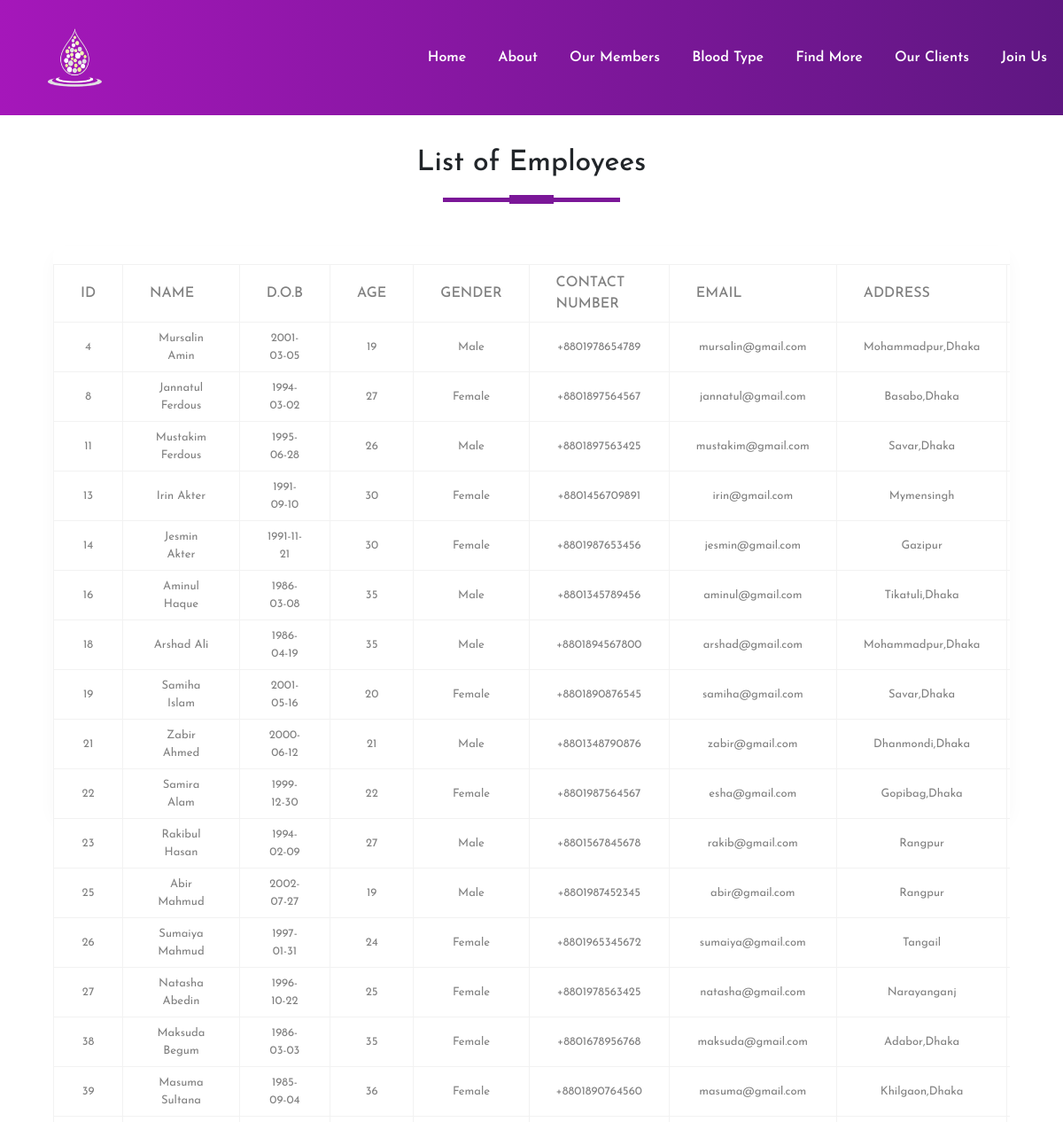
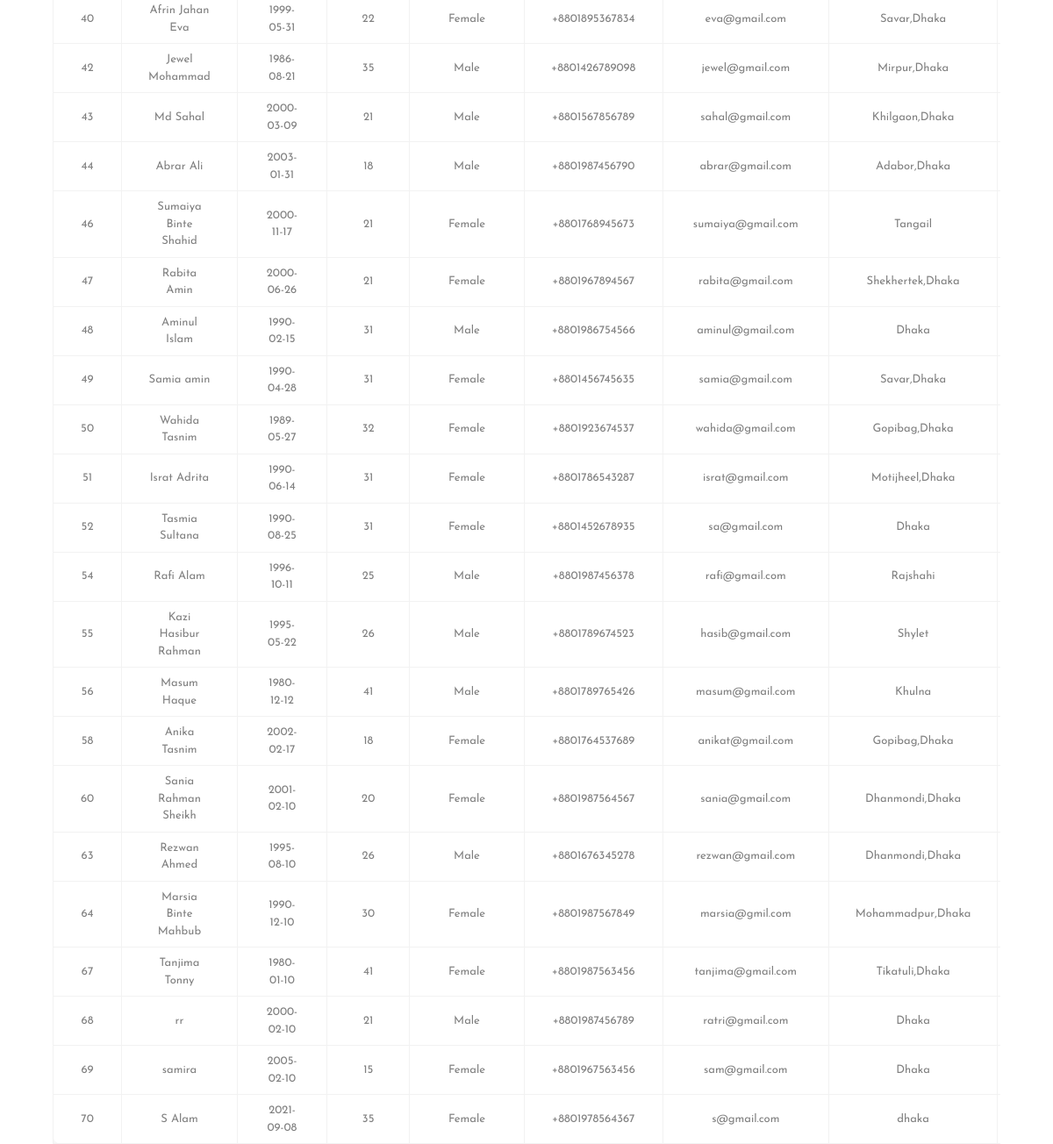
Screenshot of /php/total.php with the database file from the repository (2 pictures, top to bottom).
### tables this page shows
CREATE TABLE `donorinfo` (
  `id` int(11) NOT NULL,
  `name` varchar(100) NOT NULL,
  `Date_of_birth` date NOT NULL,
  `age` int(100) NOT NULL,
  `bloodgroup` varchar(100) NOT NULL,
  `gender` varchar(100) NOT NULL,
  `Contact_number` varchar(14) NOT NULL,
  `email` varchar(100) NOT NULL,
  `address` varchar(150) NOT NULL,
  `Covid19_affected` varchar(100) NOT NULL
);

### php/total.php (the view, shortened to what this page needs)
<!DOCTYPE html>
<html>
<head>
  <link rel="stylesheet" type="text/css" href="../css/styles.css">
  <link rel="stylesheet" href="https://maxcdn.bootstrapcdn.com/bootstrap/4.5.2/css/bootstrap.min.css">
</head>
<body>
<section id="nav-bar">
<nav class="navbar navbar-expand-lg navbar-light">
    <a class="navbar-brand" href="#"><img src="../image/log.png" width="80px"></a>
    <div class="collapse navbar-collapse" id="navbarNav">
      <ul class="navbar-nav ml-auto">
        <li class="nav-item">
          <a class="nav-link" aria-current="page" href="index1.php">Home</a>
        </li>
        <li class="nav-item">
          <a class="nav-link" href="about.php">About</a>
        </li>
        <li class="nav-item">
          <a class="nav-link" href="members.php">Our Members</a>
        </li>
        <li class="nav-item">
          <a class="nav-link" href="userinfo.php" >Blood Type</a>
        </li>
        <li class="nav-item">
          <a class="nav-link" href="search.php" >Find More</a>
        </li>
        <li class="nav-item">
          <a class="nav-link" href="receiver.php">Our Clients</a>
        </li>
        <li class="nav-item">
          <a class="nav-link" href="registration.php" >Join Us</a>
        </li>
      </ul>
    </div>
</nav>
</section>
<div class="main-div">
    <h2 class="title text-center">List of Employees</h2>
    <div class="center-div">
        <div class="table-responsive">
            <table>
                <thead>
                    <tr>
                    <th>ID</th>
                        <th>Name</th>
                        <th>D.O.B</th>
                        <th>Age</th>
                        <th>Gender</th>
                        <th>Contact Number</th>
                        <th>Email</th>
                        <th>Address</th>
                        <th>Covid19 Affected</th>
                    </tr>
                </thead>
                <tbody>
                <?php
include 'connection.php';
$selectquery="select * from donorinfo";
$query=mysqli_query($con,$selectquery);
while($res=mysqli_fetch_array($query))
{
    ?>
    <tr>
    <td><?php echo $res['id']?></td>
    <td><?php echo $res['name']?></td>
    <td><?php echo $res['Date_of_birth']?></td>
    <td><?php echo $res['age']?></td>
    <td><?php echo $res['gender']?></td>
    <td><?php echo $res['Contact_number']?></td>
    <td><?php echo $res['email']?></td>
    <td><?php echo $res['address']?></td>
    <td><?php echo $res['Covid19_affected']?></td>
</tr>
<?php
}
?>
                </tbody>
            </table>
        </div>
    </div>
</div>
</body>
</html>

### css/styles.css (style rules this page uses)
* { margin:0; padding:0; box-sizing:border-box; font-family:'Josefin Sans',sans-serif; }
#nav-bar { position:sticky; top:0; z-index:10; }
.navbar { padding:0!important; background-image: linear-gradient(to right,#a517ba,#5f1782); }
.navbar-brand img { padding-left:20px; height:120px; width:150px; }
.navbar-nav li { padding:0 10px; }
.navbar-nav li a { color:#fff!important; font-weight:600; }
table { border-collapse:collapse; background-color:#fff; box-shadow:0 10px 0 rgba(0,0,0,.03); border-radius:10px; margin:auto; }
th,td { border:1px solid #f2f2f2; padding:8px 30px; text-align:center; color:grey; }
th { text-transform:uppercase; font-weight:500; }
td { font-size:13px; }
.main-div { width:100%; height:100vh; display:flex; flex-direction:column; justify-content:center; align-items:center; }
.main-div h2 { padding:5px; margin-top:25px; text-decoration:uppercase; }
.title::before { content:''; background:#7b1798; height:5px; width:200px; margin-left:auto; margin-right:auto; display:block; transform:translateY(63px); }
.title::after { content:''; background:#7b1798; height:10px; width:50px; margin-left:auto; margin-right:auto; margin-bottom:40px; display:block; transform:translateY(17px); }
.center-div { width:90%; height:80vh; padding:20px 0 0 0; box-shadow:0 10px 20px 0 rgba(0,0,0,.03); border-radius:10px; margin:auto; }

### rows the page displays
donorinfo: id "4", name "Mursalin Amin", Date_of_birth "2001-03-05", age "19", gender "Male", Contact_number "+8801978654789", email "mursalin@gmail.com", address "Mohammadpur,Dhaka"
donorinfo: id "8", name "Jannatul Ferdous", Date_of_birth "1994-03-02", age "27", gender "Female", Contact_number "+8801897564567", email "jannatul@gmail.com", address "Basabo,Dhaka"
donorinfo: id "11", name "Mustakim Ferdous", Date_of_birth "1995-06-28", age "26", gender "Male", Contact_number "+8801897563425", email "mustakim@gmail.com", address "Savar,Dhaka"
donorinfo: id "13", name "Irin Akter", Date_of_birth "1991-09-10", age "30", gender "Female", Contact_number "+8801456709891", email "irin@gmail.com", address "Mymensingh"
donorinfo: id "14", name "Jesmin Akter", Date_of_birth "1991-11-21", age "30", gender "Female", Contact_number "+8801987653456", email "jesmin@gmail.com", address "Gazipur"
donorinfo: id "16", name "Aminul Haque", Date_of_birth "1986-03-08", age "35", gender "Male", Contact_number "+8801345789456", email "aminul@gmail.com", address "Tikatuli,Dhaka"
donorinfo: id "18", name "Arshad Ali", Date_of_birth "1986-04-19", age "35", gender "Male", Contact_number "+8801894567800", email "arshad@gmail.com", address "Mohammadpur,Dhaka"
donorinfo: id "19", name "Samiha Islam", Date_of_birth "2001-05-16", age "20", gender "Female", Contact_number "+8801890876545", email "samiha@gmail.com", address "Savar,Dhaka"
donorinfo: id "21", name "Zabir Ahmed", Date_of_birth "2000-06-12", age "21", gender "Male", Contact_number "+8801348790876", email "zabir@gmail.com", address "Dhanmondi,Dhaka"
donorinfo: id "22", name "Samira Alam", Date_of_birth "1999-12-30", age "22", gender "Female", Contact_number "+8801987564567", email "esha@gmail.com", address "Gopibag,Dhaka"
donorinfo: id "23", name "Rakibul Hasan", Date_of_birth "1994-02-09", age "27", gender "Male", Contact_number "+8801567845678", email "rakib@gmail.com", address "Rangpur"
donorinfo: id "25", name "Abir Mahmud", Date_of_birth "2002-07-27", age "19", gender "Male", Contact_number "+8801987452345", email "abir@gmail.com", address "Rangpur"
donorinfo: id "26", name "Sumaiya Mahmud", Date_of_birth "1997-01-31", age "24", gender "Female", Contact_number "+8801965345672", email "sumaiya@gmail.com", address "Tangail"
donorinfo: id "27", name "Natasha Abedin", Date_of_birth "1996-10-22", age "25", gender "Female", Contact_number "+8801978563425", email "natasha@gmail.com", address "Narayanganj"
donorinfo: id "38", name "Maksuda Begum", Date_of_birth "1986-03-03", age "35", gender "Female", Contact_number "+8801678956768", email "maksuda@gmail.com", address "Adabor,Dhaka"
donorinfo: id "39", name "Masuma Sultana", Date_of_birth "1985-09-04", age "36", gender "Female", Contact_number "+8801890764560", email "masuma@gmail.com", address "Khilgaon,Dhaka"
donorinfo: id "40", name "Afrin Jahan Eva", Date_of_birth "1999-05-31", age "22", gender "Female", Contact_number "+8801895367834", email "eva@gmail.com", address "Savar,Dhaka"
donorinfo: id "42", name "Jewel Mohammad", Date_of_birth "1986-08-21", age "35", gender "Male", Contact_number "+8801426789098", email "jewel@gmail.com", address "Mirpur,Dhaka"
donorinfo: id "43", name "Md Sahal", Date_of_birth "2000-03-09", age "21", gender "Male", Contact_number "+8801567856789", email "sahal@gmail.com", address "Khilgaon,Dhaka"
donorinfo: id "44", name "Abrar Ali", Date_of_birth "2003-01-31", age "18", gender "Male", Contact_number "+8801987456790", email "abrar@gmail.com", address "Adabor,Dhaka"
donorinfo: id "46", name "Sumaiya Binte Shahid", Date_of_birth "2000-11-17", age "21", gender "Female", Contact_number "+8801768945673", email "sumaiya@gmail.com", address "Tangail"
donorinfo: id "47", name "Rabita Amin", Date_of_birth "2000-06-26", age "21", gender "Female", Contact_number "+8801967894567", email "rabita@gmail.com", address "Shekhertek,Dhaka"
donorinfo: id "48", name "Aminul Islam", Date_of_birth "1990-02-15", age "31", gender "Male", Contact_number "+8801986754566", email "aminul@gmail.com", address "Dhaka"
donorinfo: id "49", name "Samia amin", Date_of_birth "1990-04-28", age "31", gender "Female", Contact_number "+8801456745635", email "samia@gmail.com", address "Savar,Dhaka"
donorinfo: id "50", name "Wahida Tasnim", Date_of_birth "1989-05-27", age "32", gender "Female", Contact_number "+8801923674537", email "wahida@gmail.com", address "Gopibag,Dhaka"
donorinfo: id "51", name "Israt Adrita", Date_of_birth "1990-06-14", age "31", gender "Female", Contact_number "+8801786543287", email "israt@gmail.com", address "Motijheel,Dhaka"
donorinfo: id "52", name "Tasmia Sultana", Date_of_birth "1990-08-25", age "31", gender "Female", Contact_number "+8801452678935", email "sa@gmail.com", address "Dhaka"
donorinfo: id "54", name "Rafi Alam", Date_of_birth "1996-10-11", age "25", gender "Male", Contact_number "+8801987456378", email "rafi@gmail.com", address "Rajshahi"
donorinfo: id "55", name "Kazi Hasibur Rahman", Date_of_birth "1995-05-22", age "26", gender "Male", Contact_number "+8801789674523", email "hasib@gmail.com", address "Shylet"
donorinfo: id "56", name "Masum Haque", Date_of_birth "1980-12-12", age "41", gender "Male", Contact_number "+8801789765426", email "masum@gmail.com", address "Khulna"
donorinfo: id "58", name "Anika Tasnim", Date_of_birth "2002-02-17", age "18", gender "Female", Contact_number "+8801764537689", email "anikat@gmail.com", address "Gopibag,Dhaka"
donorinfo: id "60", name "Sania Rahman Sheikh", Date_of_birth "2001-02-10", age "20", gender "Female", Contact_number "+8801987564567", email "sania@gmail.com", address "Dhanmondi,Dhaka"
donorinfo: id "63", name "Rezwan Ahmed", Date_of_birth "1995-08-10", age "26", gender "Male", Contact_number "+8801676345278", email "rezwan@gmail.com", address "Dhanmondi,Dhaka"
donorinfo: id "64", name "Marsia Binte Mahbub", Date_of_birth "1990-12-10", age "30", gender "Female", Contact_number "+8801987567849", email "marsia@gmil.com", address "Mohammadpur,Dhaka"
donorinfo: id "67", name "Tanjima Tonny", Date_of_birth "1980-01-10", age "41", gender "Female", Contact_number "+8801987563456", email "tanjima@gmail.com", address "Tikatuli,Dhaka"
donorinfo: id "68", name "rr", Date_of_birth "2000-02-10", age "21", gender "Male", Contact_number "+8801987456789", email "ratri@gmail.com", address "Dhaka"
donorinfo: id "69", name "samira", Date_of_birth "2005-02-10", age "15", gender "Female", Contact_number "+8801967563456", email "sam@gmail.com", address "Dhaka"
donorinfo: id "70", name "S Alam", Date_of_birth "2021-09-08", age "35", gender "Female", Contact_number "+8801978564367", email "s@gmail.com", address "dhaka"
